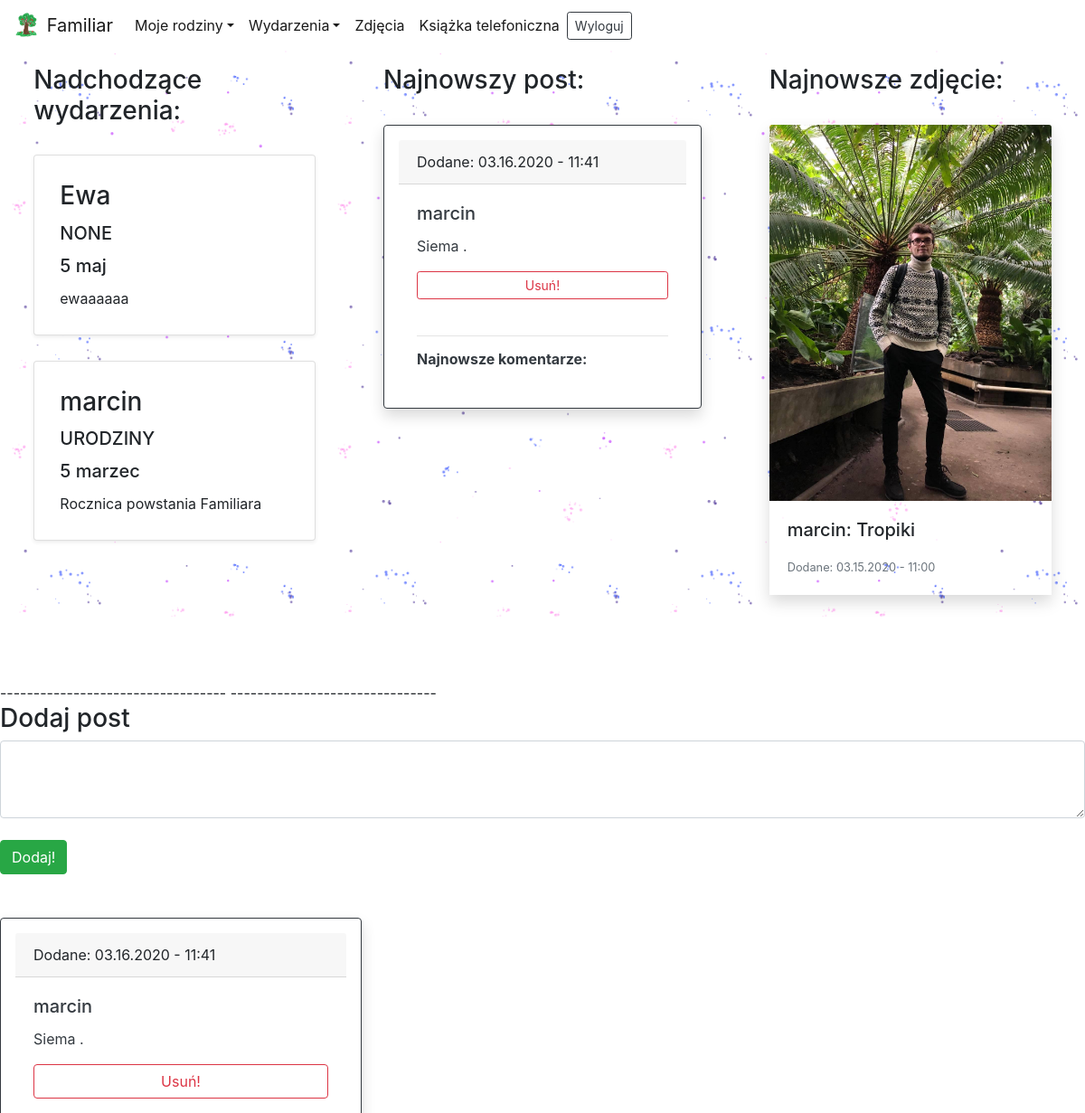
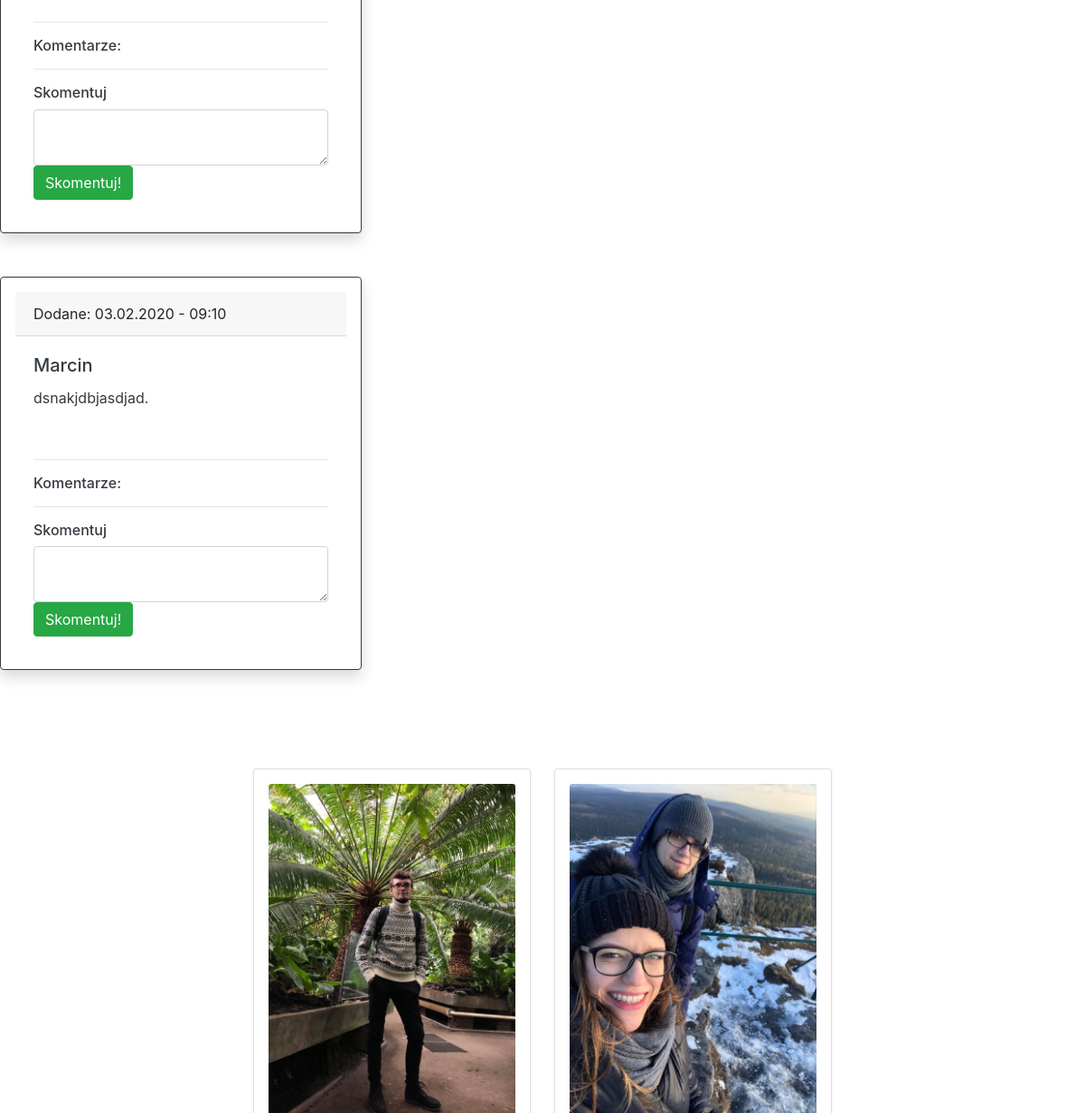
The app's page /loggedin/ (signed in, upper part), older data (2 pictures, top to bottom).
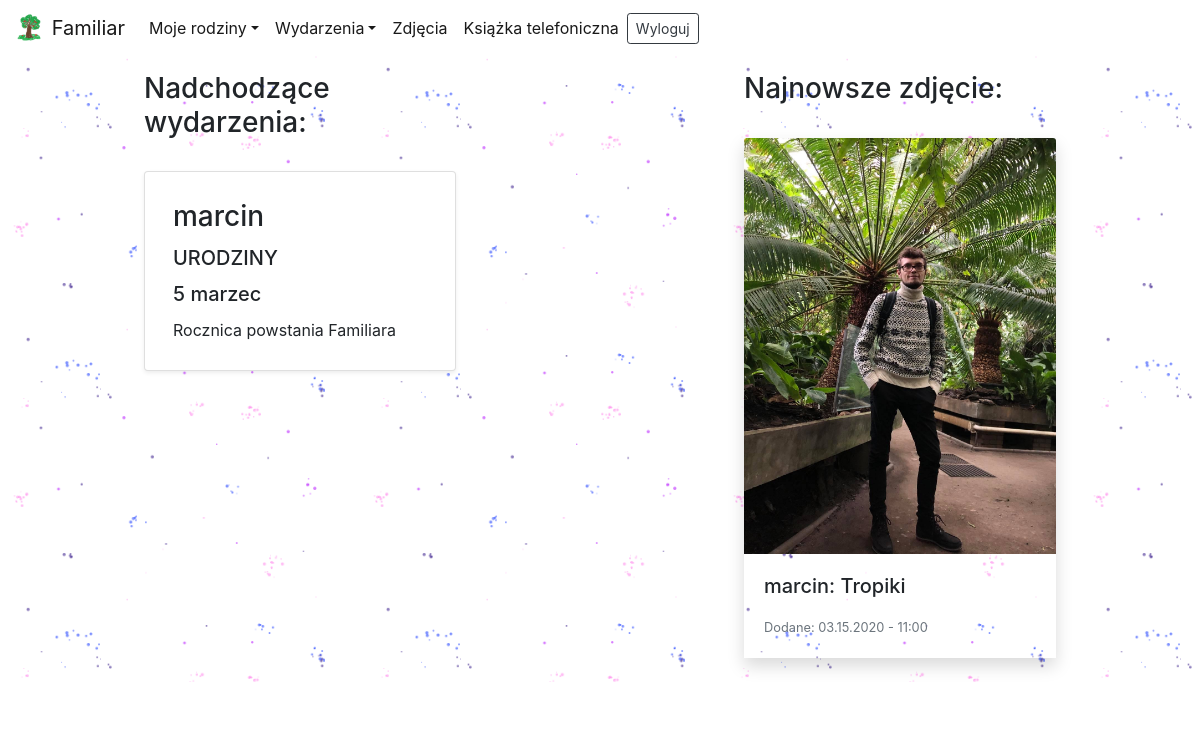
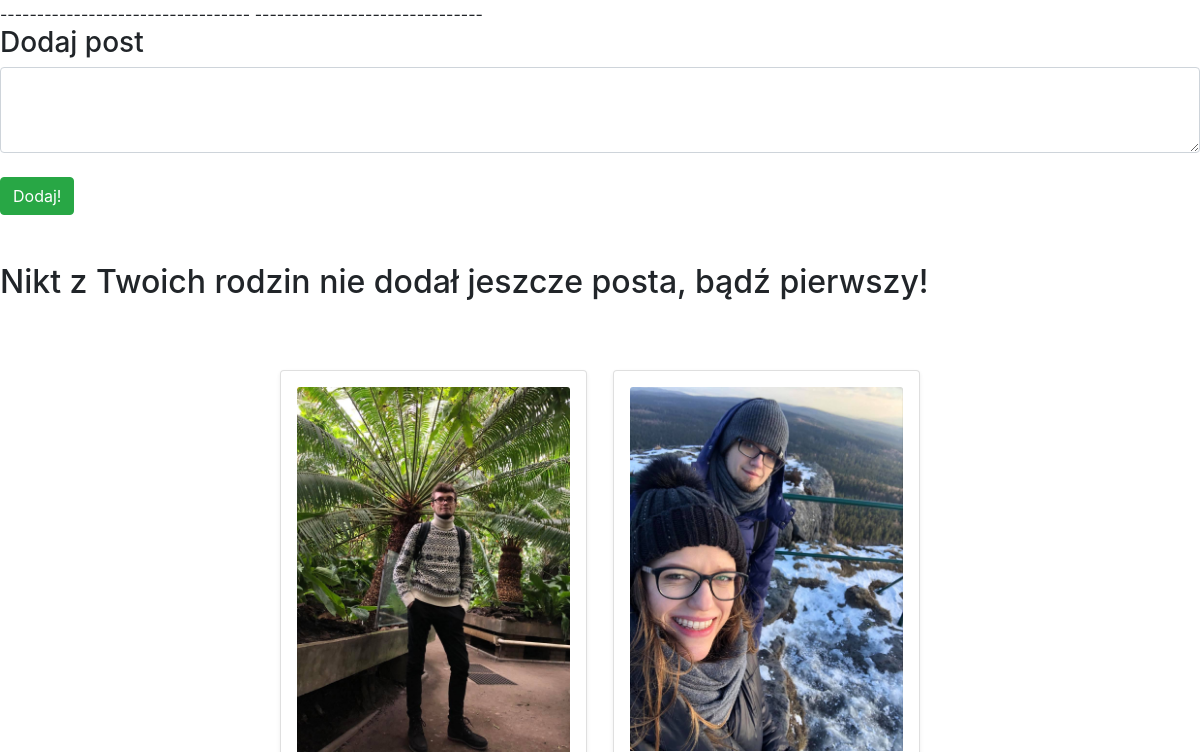
The same page, newer data (2 pictures, top to bottom).
### logged/models.py (models this page shows, shortened)
class Event(models.Model):
    author = models.CharField(max_length=256, default='None')
    occasion = models.CharField(max_length=64, default='None')
    desc = models.TextField(blank=True)
    day = models.PositiveSmallIntegerField(default=0)
    month = models.PositiveSmallIntegerField(default=0)

class Post(models.Model):
    author = models.CharField(max_length=256, default='None')
    text = models.TextField()
    date = models.DateTimeField(auto_now_add=True)

class Photo(models.Model):
    author = models.CharField(max_length=256, default='None')
    title = models.CharField(max_length=256, default='None', blank=True, help_text='Title, optional')
    desc = models.TextField(blank=True, help_text='Description, optional')
    date = models.DateTimeField(auto_now=True)
    photo = models.ImageField(upload_to = './')

### Authentication/views.py (the view, shortened to what this page needs)
# urls.py: path('loggedin/', Logedin, name='logedin'),
@login_required
def Logedin(request):
    if request.method == 'GET':
        families = Family.objects.filter()
        my_families = [] # families that I belong to
        events = Event.objects.all()# all database events
        members_of_my_families = []
        events_in_my_families = []
        for family in families:
            for member in family.members.all():
                if str(member) == str(request.user.username):
                    my_families.append(family)
        for family in my_families:
            for member in family.members.all():
                members_of_my_families.append(member.member)
        members_of_my_families = list(dict.fromkeys(members_of_my_families))
        for event in events:
            if event.author in members_of_my_families:
                events_in_my_families.append(event)
        events_in_my_families = list(dict.fromkeys(events_in_my_families))
        for event_in_family in events_in_my_families:
            if event_in_family.month < datetime.datetime.now().month:
                event_in_family.this_year = datetime.datetime(datetime.datetime.now().year + 1, event_in_family.month,
                                                              event_in_family.month)
            elif event_in_family.month > datetime.datetime.now().month:
                event_in_family.this_year = datetime.datetime(datetime.datetime.now().year,
                                                              event_in_family.month,
                                                              event_in_family.month)
            else:
                if event_in_family.day < datetime.datetime.now().day:
                    event_in_family.this_year = datetime.datetime(datetime.datetime.now().year + 1,
                                                                  event_in_family.month,
                                                                  event_in_family.month)
                else:
                    event_in_family.this_year = datetime.datetime(datetime.datetime.now().year,
                                                                  event_in_family.month,
                                                                  event_in_family.month)
        sorted_events = sorted(events_in_my_families, key=attrgetter('this_year'))
        two_events = sorted_events.copy()[:2]
        how_much_events = len(sorted_events)
        posts = Post.objects.all().order_by('-date') #all posts
        posts_in_my_families = []
        comments = Comment.objects.all().order_by('-date')
        comments_in_my_families = []
        for post in posts:
            if post.author in members_of_my_families:
                posts_in_my_families.append(post)
        for comment in comments:
            if comment.author in members_of_my_families:
                comments_in_my_families.append(comment)
        posts_in_my_families = list(dict.fromkeys(posts_in_my_families))
        comments_in_my_families = list(dict.fromkeys(comments_in_my_families))
        try:
            latest_post = posts_in_my_families[0]
        except:
            latest_post = None
        photos = Photo.objects.all().order_by('-date')  # all photos
        photos_in_my_families = []
        for photo in photos:
            if photo.author in members_of_my_families:
                photos_in_my_families.append(photo)
        photos_in_my_families = list(dict.fromkeys(photos_in_my_families))
        try:
            latest_photo = photos_in_my_families[0]
        except:
            latest_photo = None;
        return render(request, 'Authentication/loggedin.html',{'my_families':my_families, 'events_in_my_families':sorted_events, 'members_of_my_families':members_of_my_families,'posts_in_my_families':posts_in_my_families,'photos_in_my_families':photos_in_my_families,'comments_in_my_families':comments_in_my_families,'two_events':two_events,'how_much_events':how_much_events,'latest_post':latest_post,'latest_photo':latest_photo})

### Authentication/models.py (called while the page is built)
    def __str__(self):
        return self.member

### Authentication/templatetags/filters.py (called while the page is built)
@register.filter(name='month')
def month(value):
    result = None
    if value == 1:
        result = 'styczeń'
    if value == 2:
        result = 'luty'
    if value == 3:
        result = 'marzec'
    if value == 4:
        result = 'kwiecień'
    if value == 5:
        result = 'maj'
    if value == 6:
        result = 'czerwiec'
    if value == 7:
        result = 'lipiec'
    if value == 8:
        result = 'sierpień'
    if value == 9:
        result = 'wrzesień'
    if value == 10:
        result = 'październik'
    if value == 11:
        result = 'listopad'
    if value == 12:
        result = 'grudzień'
    return result

### Authentication/templates/Authentication/loggedin.html (shortened to what the changed rows need)
{% extends 'Authentication/base.html' %}
{% load filters %}
{% block content %}
{% load static %}
<br><br>
{% if not my_families%}
<br><br><br><br>
<div class="center-form" style="text-align:center;">
<h2>Czas dołączyć do jakiejś rodziny</h2> <br>
<h6>Stwórz jako pierwszy swoją rodzię lub poproś osobę która zaprosiła Cię do Familiara o ID rodziny do której chciałbyś dołączyć.</h6><br><br>
    <a href="{% url 'createfamily'%}" class="btn btn-primary">Stwórz rodzinę</a>
    <a href="{% url 'joinfamily'%}" class="btn btn-primary">Dołącz do istniejące rodziny</a><br>
</div>
{% else %}
<div class="d-flex flex-wrap justify-content-around back-logged">
    {% if two_events %}
    <div id="events" style="width:30vw; padding:2vw; min-width:250px;transition: width 0.5s linear;">
        <h3>Nadchodzące wydarzenia:</h3><br>
        {% for event in two_events %}
            <div class="card shadow-sm p-2 mb-1 bg-white rounded">
              <div class="card-body">
                <h3 class="card-title"> {{ event.author }} </h3>
                <h5 class="card-title"> {{ event.occasion|upper }}</h5>
                <h5 class="card-title"> {{ event.day }} {{event.month|month}}</h5>
                <p class="card-text">{{ event.desc }}</p>
              </div>
            </div>
            <br>
            {% endfor %}
    </div>
    {% endif %}
    {% if latest_post %}
    <div id="latest_post" style="padding:2vw; min-width:400px; max-width:35vw;">
        <h3>Najnowszy post:</h3><br>
            <div class="card border-dark mb-3 shadow p-3 mb-5 bg-white rounded" style="max-width: 25rem;">
              <div class="card-header">Dodane: {{latest_post.date |date:"m.d.Y - h:i"}}</div>
              <div class="card-body text-dark">
                <h5 class="card-title">{{ latest_post.author }}</h5>
                <p class="card-text">{{ latest_post.text }}.</p>
                  {% if post.author == latest_post.username %}
                    <form method="POST">
                       <button type="submit" class="btn btn-outline-danger btn-block btn-sm">Usuń!</button>
                    </form>
                          {% endif %}
                  <br><hr>
                  <div style="max-height: 318px; overflow: hidden;">
                  <h6><b>Najnowsze komentarze:</b></h6>
                  </div>
             </div>
        </div>
    </div>
    {% endif %}
    {% if latest_photo %}
    <div style="padding:2vw; min-width:300px; max-width:30vw;">
        <h3>Najnowsze zdjęcie:</h3><br>
        <div class="shadow">
                <img class="card-img-top" src="{{ latest_photo.photo.url }}" alt="Card image cap">
                <div class="card-body">
                  <h5 class="card-title">{{ latest_photo.author }}: {{ latest_photo.title }}</h5>
                  <p class="card-text"><small class="text-muted">Dodane: {{latest_photo.date |date:"m.d.Y - h:i"}}</small></p>
                </div>
        </div>
    </div>
    {% endif %}
    </div>
        <br><br><br>
<div>
 <br><br>
    <div>
        {% if posts_in_my_families %}
            {% for post in posts_in_my_families %}
            <div class="card border-dark mb-3 shadow p-3 mb-5 bg-white rounded" style="max-width: 25rem;">
              <div class="card-header">Dodane: {{post.date |date:"m.d.Y - h:i"}}</div>
              <div class="card-body text-dark">
                <h5 class="card-title">{{ post.author }}</h5>
                <p class="card-text">{{ post.text }}.</p>
                  {% if post.author == user.username %}
                    <form method="POST">
                       <button type="submit" class="btn btn-outline-danger btn-block">Usuń!</button>
                    </form>
                          {% endif %}
                      <br><hr>
                      <h6>Komentarze:</h6>
                      <form method="POST">
                        <hr>
                       <h6>Skomentuj</h6>
                       <textarea name='comment' id='comment' rows="2" cols="30" class="form-control"></textarea>
                       <button type="submit" class="btn btn-success">Skomentuj!</button>
                    </form>
              </div>
            </div>
                 {% endfor %}
        {% else %}
        <h2>Nikt z Twoich rodzin nie dodał jeszcze posta, bądź pierwszy!</h2>
        {% endif %}
    </div>
<br>
<br>
{% if photos_in_my_families %}
<div style="max-height:70vh;overflow:scroll;overflow-x: hidden;">
    <div class="row justify-content-md-center">
        {% for photo in photos_in_my_families %}
      <div class="card col-sm-3 shadow-sm p-3 mb-5 bg-white rounded" style="margin:0.8em">
        <img class="card-img-top" src="{{ photo.photo.url }}" alt="Card image cap">
      </div>
        {% endfor %}
    </div>
</div>
<br><br>
{% endif %}
{% endif %}
{% endblock %}

Row changes from the older to the newer data that the page shows:
no longer on this page (row unchanged): Event: author "Ewa", occasion "NONE", day "5", month|month "maj", desc "ewaaaaaa"
removed Post: date "03.16.2020 - 11:41", author "marcin", text "Siema"
removed Post: date "03.02.2020 - 09:10", author "Marcin", text "dsnakjdbjasdjad"
Text that changed along with them:
text no longer shown: "Najnowszy post: Dodane: . Usuń! Najnowsze komentarze:"
text now shown: "Nikt z Twoich rodzin nie dodał jeszcze posta, bądź pierwszy!"
